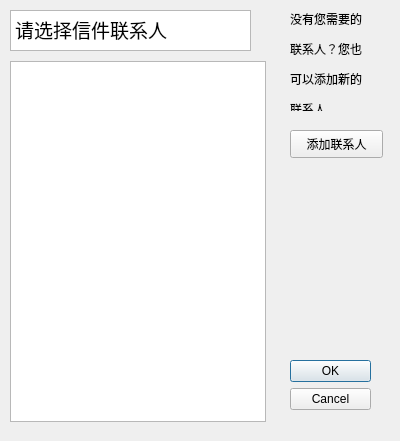
<?xml version="1.0" encoding="UTF-8"?>
<ui version="4.0">
 <class>ContecterListwindow</class>
 <widget class="QDialog" name="ContecterListwindow">
  <property name="geometry">
   <rect>
    <x>0</x>
    <y>0</y>
    <width>400</width>
    <height>441</height>
   </rect>
  </property>
  <property name="windowTitle">
   <string>Dialog</string>
  </property>
  <widget class="QDialogButtonBox" name="buttonBox">
   <property name="geometry">
    <rect>
     <x>290</x>
     <y>360</y>
     <width>81</width>
     <height>71</height>
    </rect>
   </property>
   <property name="orientation">
    <enum>Qt::Vertical</enum>
   </property>
   <property name="standardButtons">
    <set>QDialogButtonBox::Cancel|QDialogButtonBox::Ok</set>
   </property>
  </widget>
  <widget class="QTextBrowser" name="textBrowser">
   <property name="geometry">
    <rect>
     <x>10</x>
     <y>10</y>
     <width>241</width>
     <height>41</height>
    </rect>
   </property>
   <property name="html">
    <string>&lt;!DOCTYPE HTML PUBLIC &quot;-//W3C//DTD HTML 4.0//EN&quot; &quot;http://www.w3.org/TR/REC-html40/strict.dtd&quot;&gt;
&lt;html&gt;&lt;head&gt;&lt;meta name=&quot;qrichtext&quot; content=&quot;1&quot; /&gt;&lt;style type=&quot;text/css&quot;&gt;
p, li { white-space: pre-wrap; }
&lt;/style&gt;&lt;/head&gt;&lt;body style=&quot; font-family:'SimSun'; font-size:9pt; font-weight:400; font-style:normal;&quot;&gt;
&lt;p style=&quot; margin-top:0px; margin-bottom:0px; margin-left:0px; margin-right:0px; -qt-block-indent:0; text-indent:0px;&quot;&gt;&lt;span style=&quot; font-size:14pt;&quot;&gt;请选择信件联系人&lt;/span&gt;&lt;/p&gt;&lt;/body&gt;&lt;/html&gt;</string>
   </property>
  </widget>
  <widget class="QLabel" name="label">
   <property name="geometry">
    <rect>
     <x>290</x>
     <y>10</y>
     <width>91</width>
     <height>101</height>
    </rect>
   </property>
   <property name="text">
    <string>&lt;html&gt;&lt;head/&gt;&lt;body&gt;&lt;p&gt;没有您需要的&lt;/p&gt;&lt;p&gt;联系人？您也&lt;/p&gt;&lt;p&gt;可以添加新的&lt;/p&gt;&lt;p&gt;联系人&lt;/p&gt;&lt;/body&gt;&lt;/html&gt;</string>
   </property>
  </widget>
  <widget class="QPushButton" name="AddContactBut">
   <property name="geometry">
    <rect>
     <x>290</x>
     <y>130</y>
     <width>93</width>
     <height>28</height>
    </rect>
   </property>
   <property name="text">
    <string>添加联系人</string>
   </property>
  </widget>
  <widget class="QTableView" name="tableView">
   <property name="geometry">
    <rect>
     <x>10</x>
     <y>61</y>
     <width>256</width>
     <height>361</height>
    </rect>
   </property>
  </widget>
 </widget>
 <resources/>
 <connections>
  <connection>
   <sender>buttonBox</sender>
   <signal>accepted()</signal>
   <receiver>ContecterListwindow</receiver>
   <slot>accept()</slot>
   <hints>
    <hint type="sourcelabel">
     <x>248</x>
     <y>254</y>
    </hint>
    <hint type="destinationlabel">
     <x>157</x>
     <y>274</y>
    </hint>
   </hints>
  </connection>
  <connection>
   <sender>buttonBox</sender>
   <signal>rejected()</signal>
   <receiver>ContecterListwindow</receiver>
   <slot>reject()</slot>
   <hints>
    <hint type="sourcelabel">
     <x>316</x>
     <y>260</y>
    </hint>
    <hint type="destinationlabel">
     <x>286</x>
     <y>274</y>
    </hint>
   </hints>
  </connection>
 </connections>
</ui>
